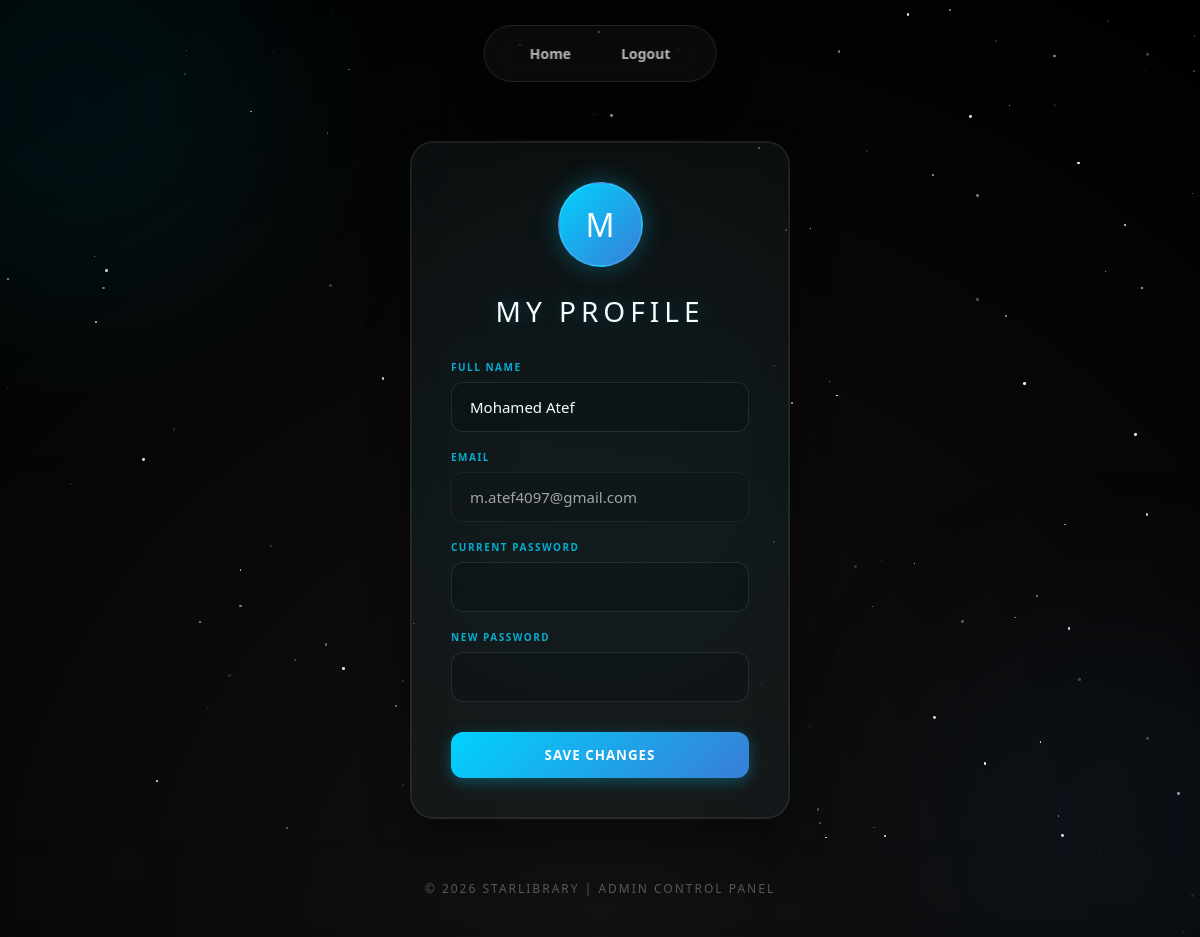
The app's page /profile/ (signed in) with its own data.
### users/models.py (models this page shows, shortened)
class Signup(models.Model):
    name = models.CharField(max_length=150)
    email = models.EmailField(unique=True)
    password = models.CharField(max_length=128)
    is_admin = models.BooleanField(default=False)
    created_at = models.DateTimeField(auto_now_add=True)

### users/views.py (the view, shortened to what this page needs)
# urls.py: path('profile/', views.profile_view, name='profile_update'),
def profile_view(request):
    user_id = request.session.get('user_id')
    user = get_object_or_404(Signup, id=user_id)
    return render(request, 'profile.html', {'user': user})

### templates/profile.html (shortened to what this page needs)
{% load static %}
<!DOCTYPE html>
<html lang="en">
<head>
    <link rel="stylesheet" href="{% static 'style/style.css' %}?v=2">
    <link rel="stylesheet" href="{% static 'style/profile.css' %}?v=2">
    <link rel="stylesheet" href="{% static 'style/auth.css' %}?v=2">
</head>
<body><body>
    <nav>
        <a href="{% url 'welcome' %}">Home</a>
        <a href="{% url 'logout' %}">Logout</a>
    </nav>
    <div class="profile-wrapper">
        <div class="profile-container">
            <div class="avatar">
                {{ user.name|slice:":1"|upper }}
            </div>
            <h2>My Profile</h2>
            <form id="profile-form" method="POST">
                <label>Full Name</label>
                <input type="text" name="full_name" value="{{ user.name }}" required>
                <label>Email</label>
                <input type="email" name="email" value="{{ user.email }}" readonly>
                <label>Current Password</label>
                <input type="password" name="current_password" required>
                <label>New Password</label>
                <input type="password" name="new_password">
                <button type="submit">Save Changes</button>
            </form>
        </div>
    </div>
    <footer>© 2026 StarLibrary | Admin Control Panel</footer>
</body>
</html>

### static/style/style.css (style rules this page uses)
* { margin: 0; padding: 0; box-sizing: border-box; font-family: 'Segoe UI', Roboto, Helvetica, Arial, sans-serif; }
body { min-height: 100vh; display: flex; flex-direction: column; background: radial-gradient(circle at bottom, #111, #000); color: white; overflow-x: hidden; padding-top: 120px; }
body::before, body::after { content: ""; position: fixed; width: 400px; height: 400px; border-radius: 50%; background: rgba(0, 210, 255, 0.07); filter: blur(100px); z-index: -1; animation: floatGlow 15s infinite alternate; }
body::before { top: -10%; left: -10%; }
body::after { bottom: -10%; right: -10%; background: rgba(58, 123, 213, 0.07); }
nav { display: flex; justify-content: center; align-items: center; gap: 10px; padding: 8px 25px; position: fixed; top: 25px; left: 50%; transform: translateX(-50%); z-index: 1000; background: rgba(255, 255, 255, 0.03); backdrop-filter: blur(20px) saturate(180%); border: 1px solid rgba(255, 255, 255, 0.1); border-radius: 50px; box-shadow: 0 15px 35px rgba(0, 0, 0, 0.5); transition: all 0.4s cubic-bezier(0.4, 0, 0.2, 1); }
nav a { color: rgba(255, 255, 255, 0.7); text-decoration: none; padding: 10px 20px; border-radius: 30px; font-size: 14px; font-weight: 600; transition: 0.3s; }
footer { text-align: center; padding: 40px; margin-top: auto; backdrop-filter: blur(10px); font-size: 0.75rem; color: rgba(255, 255, 255, 0.3); letter-spacing: 2px; text-transform: uppercase; }

### static/style/profile.css (style rules this page uses)
.profile-wrapper { min-height: calc(100vh - 80px); display: flex; justify-content: center; align-items: center; padding: 20px; perspective: 1000px; }
.profile-container { width: 100%; max-width: 380px; background: rgba(255, 255, 255, 0.03); backdrop-filter: blur(20px) saturate(180%); -webkit-backdrop-filter: blur(20px) saturate(180%); border: 1px solid rgba(255, 255, 255, 0.1); border-radius: 24px; padding: 40px; position: relative; overflow: hidden; box-shadow: 0 20px 40px rgba(0, 0, 0, 0.4), inset 0 0 0 1px rgba(255, 255, 255, 0.05); animation: slideUpFade 0.8s cubic-bezier(0.2, 0.8, 0.2, 1); }
.profile-container::before { content: ''; position: absolute; top: -50%; left: -50%; width: 200%; height: 200%; background: radial-gradient(circle at center, rgba(0, 210, 255, 0.05) 0%, transparent 70%); pointer-events: none; }
.profile-container h2 { text-align: center; margin-bottom: 30px; font-size: 28px; font-weight: 200; letter-spacing: 5px; text-transform: uppercase; color: #fff; text-shadow: 0 0 20px rgba(0, 210, 255, 0.3); }
.avatar { width: 85px; height: 85px; border-radius: 50%; margin: 0 auto 25px; display: flex; justify-content: center; align-items: center; font-size: 32px; color: white; background: linear-gradient(135deg, #00d2ff, #3a7bd5); box-shadow: 0 0 25px rgba(0, 210, 255, 0.3); border: 2px solid rgba(255, 255, 255, 0.1); }
.profile-container label { display: block; margin-bottom: 8px; margin-top: 18px; font-size: 10px; font-weight: 700; color: rgba(0, 210, 255, 0.8); text-transform: uppercase; letter-spacing: 1.5px; }
.profile-container input { width: 100%; padding: 14px 18px; border-radius: 12px; border: 1px solid rgba(255, 255, 255, 0.1); background: rgba(0, 0, 0, 0.2); color: #fff; font-size: 15px; transition: 0.3s ease; }
.profile-container input[readonly] { opacity: 0.6; cursor: not-allowed; }
.profile-container button { width: 100%; margin-top: 30px; padding: 14px; border: none; border-radius: 12px; background: linear-gradient(135deg, #00d2ff, #3a7bd5); color: white; font-weight: 600; letter-spacing: 1px; text-transform: uppercase; cursor: pointer; transition: 0.4s ease; box-shadow: 0 4px 15px rgba(0, 210, 255, 0.3); }

### records on screen
Signup: name "M", full_name "Mohamed Atef", email "m.atef4097@gmail.com"
